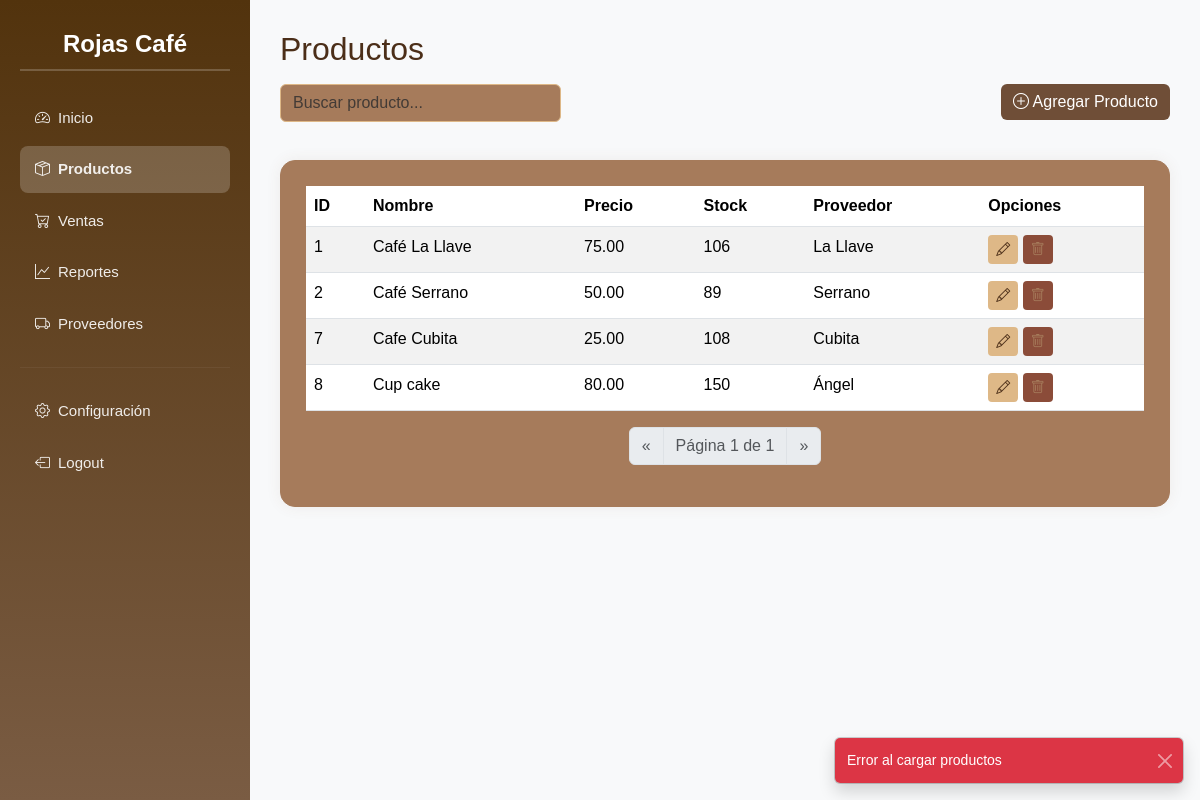
Screenshot of /products/ with the database file from the repository.
### coffee/models.py (models this page shows, shortened)
class Producto(models.Model):
    nombre = models.CharField(max_length=100)
    precio = models.DecimalField(max_digits=6, decimal_places=2)
    stock = models.IntegerField(default=0)
    proveedor = models.CharField(max_length=100, blank=True, null=True)

### coffee/views.py (the view)
# urls.py: path('products/', views.products, name='products'),
def products(request):
    return productos(request)

### coffee/views.py (called while the page is built)
def productos(request):
    qs = Producto.objects.all()
    paginador = Paginator(qs, 5)
    page = request.GET.get("page")
    productos = paginador.get_page(page)
    return render(request, "coffee/products.html", {
        "productos": productos
    })

### coffee/templates/coffee/products.html (shortened to what this page needs)
{% extends 'coffee/base.html' %}
{% load static %}
{% block extra_css %}
<link rel="stylesheet" href="{% static 'css/productos.css' %}">
{% endblock %}
{% block content %}
<h2 class="mb-3">Productos</h2>
<div class="row mb-4">
    <div class="col-md-4">
        <input type="text" id="busqueda" class="form-control" placeholder="Buscar producto...">
    </div>
    <div class="col-md-8 d-flex justify-content-end align-items-start">
        <button class="btn btn-primary mb-3 ms-2" data-bs-toggle="modal" data-bs-target="#modalAgregar">
            <i class="bi bi-plus-circle"></i> Agregar Producto
        </button>
    </div>
</div>
<div id="contenedorTabla" class="table-container">
    {% include 'coffee/tabla_productos.html' %}
</div>
{% endblock %}

### coffee/templates/coffee/base.html (shortened to what this page needs)
{% load static %}
{% load django_bootstrap5 %}
<!DOCTYPE html>
<html lang="es">
  <head>
    <link href="https://cdn.jsdelivr.net/npm/bootstrap@5.3.2/dist/css/bootstrap.min.css" rel="stylesheet">
    <link href="https://cdn.jsdelivr.net/npm/bootstrap-icons@1.11.1/font/bootstrap-icons.css" rel="stylesheet">
    <link rel="stylesheet" href="{% static 'css/main.css' %}" />
    {% block extra_css %}{% endblock %}
  </head>
  <body class="bg-light">
    <div class="sidebar">
      <h4 class="mb-4">Rojas Café</h4>
      <a
        href="{% url 'dashboard' %}"
        class="{% if request.resolver_match.url_name == 'dashboard' %}active{% endif %}"
      >
        <i class="bi bi-speedometer2 me-2"></i>Inicio
      </a>
      <a
        href="{% url 'products' %}"
        class="{% if request.resolver_match.url_name == 'products' %}active{% endif %}"
      >
        <i class="bi bi-box-seam me-2"></i>Productos
      </a>
      <a
        href="{% url 'ventas' %}"
        class="{% if request.resolver_match.url_name == 'ventas' %}active{% endif %}"
      >
        <i class="bi bi-cart-check me-2"></i>Ventas
      </a>
      <a
        href="{% url 'reportes' %}"
        class="{% if request.resolver_match.url_name == 'reportes' %}active{% endif %}"
      >
        <i class="bi bi-graph-up me-2"></i>Reportes
      </a>
      <a
        href="{% url 'proveedores' %}"
        class="{% if request.resolver_match.url_name == 'proveedores' %}active{% endif %}"
      >
        <i class="bi bi-truck me-2"></i>Proveedores
      </a>
      <hr style="border-color: rgba(255, 255, 255, 0.2)" />
      <a href="#"><i class="bi bi-gear me-2"></i>Configuración</a>
      <a href="#"><i class="bi bi-box-arrow-left me-2"></i>Logout</a>
    </div>
    <div class="main-content">
      {% block content %} {% endblock %}
    </div>
    <div class="position-fixed bottom-0 end-0 p-3" style="z-index:9999">
        <div id="toastError" class="toast bg-danger text-white" role="alert">
            <div class="d-flex">
                <div class="toast-body" id="toastErrorMsg"></div>
                <button class="btn-close btn-close-white me-2 m-auto" data-bs-dismiss="toast"></button>
            </div>
        </div>
    </div>
  </body>
</html>

### coffee/templates/coffee/tabla_productos.html
<table class="table table-striped">
    <thead>
        <tr>
            <th>ID</th><th>Nombre</th><th>Precio</th><th>Stock</th><th>Proveedor</th><th>Opciones</th>
        </tr>
    </thead>
    <tbody>
    {% for p in productos %}
        <tr data-id="{{ p.id }}" {% if p.stock == 0 %}class="table-danger"{% endif %}>
            <td>{{ p.id }}</td>
            <td class="td-nombre">{{ p.nombre }}</td>
            <td class="td-precio">{{ p.precio }}</td>
            <td class="td-stock">{{ p.stock }}</td>
            <td class="td-proveedor">{{ p.proveedor }}</td>
            <td>
                <button class="btn btn-warning btn-sm btnEditar" data-id="{{ p.id }}"><i class="bi bi-pencil"></i></button>
                <button class="btn btn-danger btn-sm btnEliminar" data-id="{{ p.id }}"><i class="bi bi-trash"></i></button>
            </td>
        </tr>
    {% empty %}
        <tr><td colspan="6">No hay productos</td></tr>
    {% endfor %}
    </tbody>
</table>
<div class="d-flex justify-content-center mt-3">
    <nav>
        <ul class="pagination">
            {% if productos.has_previous %}
            <li class="page-item"><a class="page-link pagina" data-page="{{ productos.previous_page_number }}">«</a></li>
            {% else %}
            <li class="page-item disabled"><span class="page-link">«</span></li>
            {% endif %}
            <li class="page-item disabled">
                <span class="page-link">Página {{ productos.number }} de {{ productos.paginator.num_pages }}</span>
            </li>
            {% if productos.has_next %}
            <li class="page-item"><a class="page-link pagina" data-page="{{ productos.next_page_number }}">»</a></li>
            {% else %}
            <li class="page-item disabled"><span class="page-link">»</span></li>
            {% endif %}
        </ul>
    </nav>
</div>

### static/css/main.css (style rules this page uses)
* { margin: 0; padding: 0; box-sizing: border-box; }
body { font-family: "Segoe UI", Tahoma, Geneva, Verdana, sans-serif; background: #f5f5f5; }
.sidebar { width: 250px; height: 100vh; position: fixed; left: 0; top: 0; background: linear-gradient(180deg, #52330d 0%, #7a5c43 100%); color: white; padding: 20px; overflow-y: auto; z-index: 1000; }
.sidebar h4 { color: #fff; font-weight: 600; text-align: center; padding: 10px 0; border-bottom: 2px solid rgba(255, 255, 255, 0.2); }
.sidebar a { display: block; color: rgba(255, 255, 255, 0.9); text-decoration: none; padding: 12px 15px; margin: 5px 0; border-radius: 8px; transition: all 0.3s ease; font-size: 15px; }
.sidebar a.active { background: rgba(255, 255, 255, 0.2); font-weight: 600; }
.sidebar hr { margin: 20px 0; border-color: rgba(255, 255, 255, 0.2); }
.main-content { margin-left: 250px; padding: 30px; min-height: 100vh; }

### static/css/productos.css (style rules this page uses)
body { background: #f6efe6; font-family: "Georgia", Arial, sans-serif; }
h2, h4 { color: #4b2e18; font-family: "Georgia", Arial, sans-serif; }
.table-container { background: #a67b5b; padding: 25px; border-radius: 15px; box-shadow: 0 0 15px rgba(111, 78, 55, 0.08); border: 1px solid #a67b5b; }
.table thead tr { background: #a67b5b; color: #a67b5b; }
.table tbody tr:nth-child(even) { background: #a67b5b; }
.table tbody tr:nth-child(odd) { background: #a67b5b; }
.btn-primary { background: #6f4e37; border: none; }
.btn-warning { background: #deb887; border: none; color: #4b2e18; }
.btn-danger { background: #8b4c39; border: none; color: #a67b5b; }
.form-control, .form-select { background: #a67b5b; border: 1px solid #deb887; }

### rows the page displays
Producto: id "1", nombre "Café La Llave", precio "75.00", stock "106", proveedor "La Llave"
Producto: id "2", nombre "Café Serrano", precio "50.00", stock "89", proveedor "Serrano"
Producto: id "7", nombre "Cafe Cubita", precio "25.00", stock "108", proveedor "Cubita"
Producto: id "8", nombre "Cup cake", precio "80.00", stock "150", proveedor "Ángel"

### other values shown
{{ productos.number }} "1"
{{ productos.paginator.num_pages }} "1"
